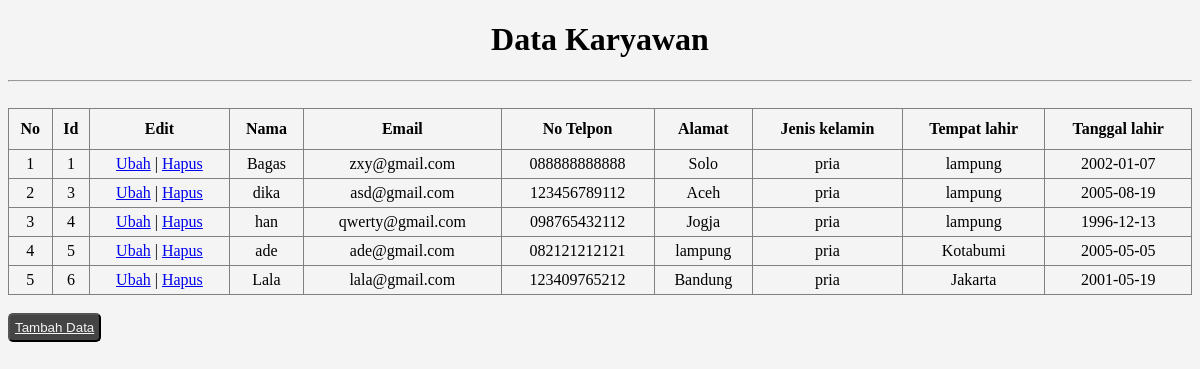
The page / on the database its author committed.
### tables this page shows
CREATE TABLE `crud` (
  `id` int(11) NOT NULL,
  `nama` varchar(255) NOT NULL,
  `email` varchar(255) NOT NULL,
  `telpon` varchar(15) NOT NULL,
  `alamat` text NOT NULL,
  `kelamin` enum('pria','wanita') NOT NULL,
  `tempat` varchar(100) NOT NULL,
  `tanggal` date NOT NULL
);

### function.php (called while the page is built, shortened)
<?php
$conn = mysqli_connect("localhost", "root", "", "modul10");
function query($query)
{
    global $conn;
    $result = mysqli_query($conn, $query);
    $rows = [];
    while ($row = mysqli_fetch_array($result)) {
        $rows[] = $row;
    }
    return $rows;
}

### index.php (the view, shortened to what this page needs)
<?php
require 'function.php';
$karyawan = query("SELECT * FROM crud");
?>
<!DOCTYPE html>
<html lang="en">
<head>
</head>
<body>
    <center>
        <h1>Data Karyawan</h1>
    </center>
    <hr>
    <br>
    <table border="1" cellpadding="5">
        <tr>
            <th>No</th>
            <th>Id</th>
            <th>Edit</th>
            <th>Nama</th>
            <th>Email</th>
            <th>No Telpon</th>
            <th>Alamat</th>
            <th>Jenis kelamin</th>
            <th>Tempat lahir</th>
            <th>Tanggal lahir</th>
        </tr>
        <?php $n = 1; ?>
        <?php foreach ($karyawan as $row) : ?>
            <tr>
                <td><?= $n;  ?></td>
                <td><?= $row["0"];  ?></td>
                <td><a href="change.php?id=<?= $row["0"]; ?>">Ubah</a> |
                    <a href="delete.php?id=<?= $row["0"]; ?>" onclick="return confirm('Yakin ?');">
                        Hapus</a>
                </td>
                <td><?= $row["1"];  ?></td>
                <td><?= $row["2"];  ?></td>
                <td><?= $row["3"];  ?></td>
                <td><?= $row["4"];  ?></td>
                <td><?= $row["5"];  ?></td>
                <td><?= $row["6"];  ?></td>
                <td><?= $row["7"];  ?></td>
            </tr>
            <?php $n++; ?>
        <?php endforeach; ?>
    </table>
    <br>
    <button><a href="add.php">Tambah Data</a></button>
</body>
</html>

### index.php (style rules this page uses)
body { background-color: #f4f4f4; }
table { width: 100%; border-collapse: collapse; }
table th { height: 30px; }
table td { text-align: center; }
button { background: #444; border-radius: 5px; padding: 5px 5px; }
button a { color: #f4f4f4; }

### rows shown on the page
crud: id "1", nama "Bagas", email "zxy@gmail.com", telpon "088888888888", alamat "Solo", kelamin "pria", tempat "lampung", tanggal "2002-01-07"
crud: id "3", nama "dika", email "asd@gmail.com", telpon "123456789112", alamat "Aceh", kelamin "pria", tempat "lampung", tanggal "2005-08-19"
crud: id "4", nama "han", email "qwerty@gmail.com", telpon "098765432112", alamat "Jogja", kelamin "pria", tempat "lampung", tanggal "1996-12-13"
crud: id "5", nama "ade", email "ade@gmail.com", telpon "082121212121", alamat "lampung", kelamin "pria", tempat "Kotabumi", tanggal "2005-05-05"
crud: id "6", nama "Lala", email "lala@gmail.com", telpon "123409765212", alamat "Bandung", kelamin "pria", tempat "Jakarta", tanggal "2001-05-19"
